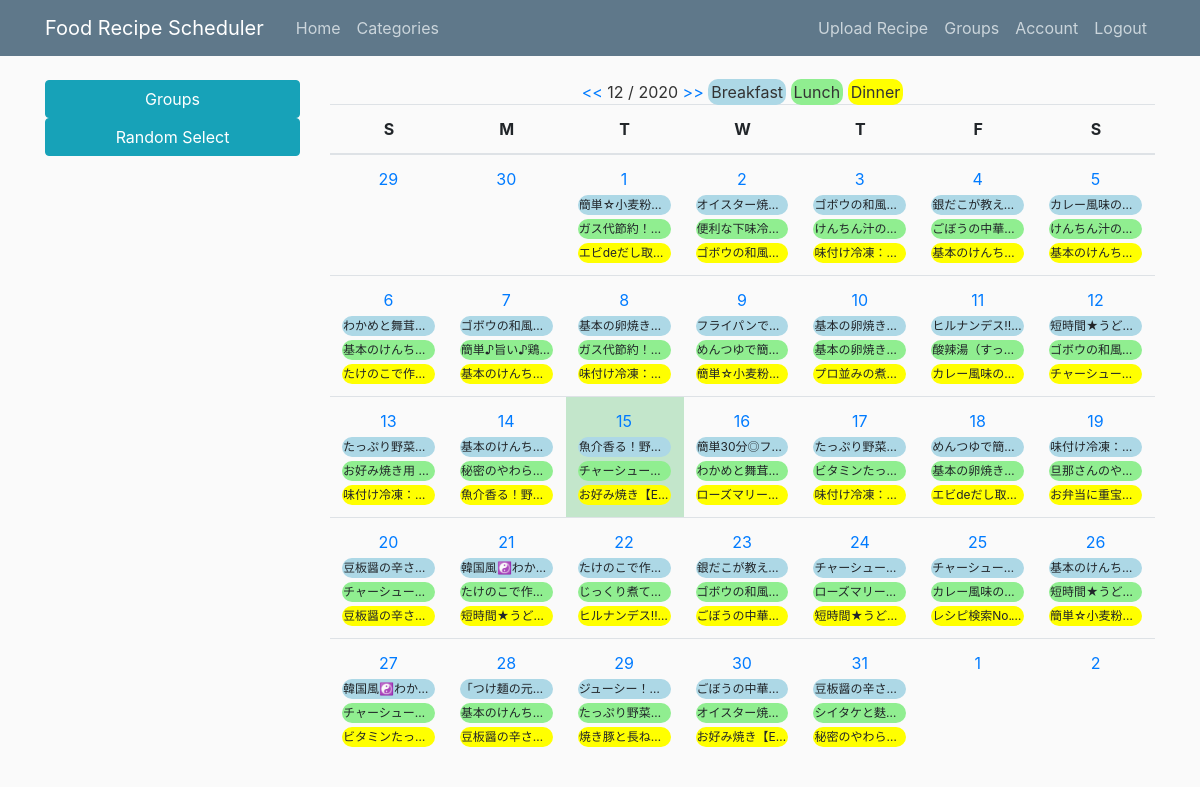
The app's page /home (signed in) with its own data.
### recipe_scheduler/models.py (models this page shows, shortened)
class Recipe(db.Model):
    __table_name__ = 'recipe'
    id = db.Column(db.Integer, primary_key=True)
    recipe_name = db.Column(db.String(100), unique=False, nullable=False)
    recipe_url = db.Column(db.String(2083), unique=False, nullable=False)
    description = db.Column(db.String(200), unique=False, nullable=False)
    category_id = db.Column(db.Integer, db.ForeignKey('category.id'),
                            nullable=False)
    events = db.relationship(
        'Event', backref='recipe', lazy=True, cascade="all")

### recipe_scheduler/main/routes.py (the view, shortened to what this page needs)
@main.route('/', methods=['GET', 'POST'])
@main.route('/home', methods=['GET', 'POST'])
@main.route('/home/<int:year>/<int:month>', methods=['GET', 'POST'])
@login_required
def home(year=None, month=None):
    select_group = request.form.get('group_options')
    sub_form = RandomEventForm()
    categories = Category.query.filter_by(group_id=current_user.current_group)\
        .order_by(Category.category_name).all()
    sub_form.categories.choices = [(r.id, r.category_name) for r in categories]
    if not select_group:
        select_group = current_user.current_group
    if not year and not month:
        dt_now = datetime.datetime.now(datetime.timezone(
            datetime.timedelta(hours=-8)))
        year, month = dt_now.year, dt_now.month
    my_calendar = MonthCalendar()
    context = my_calendar.get_context_data(year, month, select_group)
    user_list = current_user.user_groups
    return render_template('home.html', context=context, user_list=user_list,
                           select_group=int(select_group),
                           group_title="Groups", sub_form=sub_form)

### recipe_scheduler/main/utils.py (called while the page is built)
    def setup_calendar(self):
        self._calendar = calendar.Calendar(self.first_weekday)

    def get_week_names(self):
        week_names = deque(self.week_names)
        week_names.rotate(-self.first_weekday)
        return week_names

    def get_previous_month(self, date):
        if date.month == 1:
            return date.replace(year=date.year-1, month=12, day=1)
        else:
            return date.replace(month=date.month-1, day=1)

    def get_next_month(self, date):
        if date.month == 12:
            return date.replace(year=date.year+1, month=1, day=1)
        else:
            return date.replace(month=date.month+1, day=1)

    def get_month_days(self, date):
        return self._calendar.monthdatescalendar(date.year, date.month)

    def get_current_month(self, year, month):
        if month and year:
            month = datetime.date(year=int(year), month=int(month), day=1)
        else:
            month = datetime.date.today().replace(day=1)
        return month

    def get_month_schedules(self, start, end, days, group):
        check_event = Event.query.filter(
            Event.event_date.between(start, end)).filter_by(
            group_id=group).all()
        day_schedules = {day: {0: None, 1: None, 2: None} for week in days
                         for day in week}
        for e in check_event:
            r = Recipe.query.filter_by(id=e.recipe_id).first()
            if e.event_type == 0:
                day_schedules[e.event_date][0] = [r, e]
            elif e.event_type == 1:
                day_schedules[e.event_date][1] = [r, e]
            else:
                day_schedules[e.event_date][2] = [r, e]
        size = len(day_schedules)
        return [{key: day_schedules[key] for key in
                 itertools.islice(day_schedules, i, i + 7)} for i in
                range(0, size, 7)]

    def get_context_data(self, year, month, group):
        calendar_context = self.get_month_calendar(year, month, group)
        return calendar_context

### recipe_scheduler/models.py (called while the page is built)
@login_manager.user_loader
def loader_user(user_id):
    return User.query.get(int(user_id))

### recipe_scheduler/templates/home.html (shortened to what this page needs)
{% extends "layout.html" %}
{% block content %}
<div class="calendar-title">
    <a href="{{ url_for('main.home', year=context.month_previous.year,
        month=context.month_previous.month)}}"> << </a>
    {{ context.month_current.month}} / {{ context.month_current.year }}
    <a href="{{ url_for('main.home', year=context.month_next.year,
        month=context.month_next.month)}}"> >> </a>
    <a class="foodlegend foodkind-0">Breakfast</a>
    <a class="foodlegend foodkind-1">Lunch</a>
    <a class="foodlegend foodkind-2">Dinner</a>
</div>
<table class="table">
    <thead>
        <tr>
            {% for w in context.week_names %}
            <th>{{ w }}</th>
            {% endfor %}
        </tr>
    </thead>
    <tbody>
        {% for week in context.month_day_schedulers %}
        <tr class="rowcell">
            {% for day, schedules in week.items() %}
            {% if context.now == day %}
            <td class="table-success">
                {% else %}
            <td>
                {% endif %}
                <div class="gridcell">
                    <a class="nav-item nav-link calendar_day"
                        href="{{ url_for('events.new_event', day=day) }}">{{ day.day }} </a>
                    {% for cat, recipe in schedules.items() %}
                    {% if recipe[0] %}
                    <button type="button" class="btn btn-sm m-1 foodcell foodkind-{{cat}}" data-toggle="modal"
                        data-target="#recipeModal-{{day.day}}-{{cat}}">{{recipe[0].recipe_name}}</button>
                    {% endif %}
                    {% endfor %}
                </div>
            </td>
            {% endfor %}
        </tr>
        {% endfor %}
    </tbody>
</table>
{% endblock content %}

### recipe_scheduler/templates/layout.html (shortened to what this page needs)
<!DOCTYPE html>
<html lang="en">
<head>
    <link rel="stylesheet" href="https://stackpath.bootstrapcdn.com/bootstrap/4.3.1/css/bootstrap.min.css"
>
    <link rel="stylesheet" href="https://cdn.datatables.net/1.10.20/css/jquery.dataTables.min.css"
>
    <link rel="stylesheet" type="text/css" href="{{ url_for('static', filename='main.css') }}">
</head>
<body>
    <header class="site-header">
        <nav class="navbar navbar-expand-md navbar-dark bg-steel fixed-top">
            <div class="container">
                <a class="navbar-brand mr-4" href="/home">Food Recipe Scheduler</a>
                <div class="collapse navbar-collapse" id="navbarToggle">
                    <div class="navbar-nav mr-auto">
                        {% if current_user.is_authenticated %}
                        <a class="nav-item nav-link" href="{{ url_for('main.home') }}">Home</a>
                        <a class="nav-item nav-link" href="{{ url_for('categories.show_categories') }}">Categories</a>
                        {% endif %}
                    </div>
                    <div class="navbar-nav">
                        {% if current_user.is_authenticated %}
                        <a class="nav-item nav-link" href="{{ url_for('uploads.upload_recipe')}}">Upload Recipe</a>
                        <a class="nav-item nav-link" href="{{ url_for('users.show_groups')}}">Groups</a>
                        <a class="nav-item nav-link" href="{{ url_for('users.account')}}">Account</a>
                        <a class="nav-item nav-link" href="{{ url_for('users.logout')}}">Logout</a>
                        {% else %}
                        <a class="nav-item nav-link" href="{{ url_for('users.login')}}">Login</a>
                        <a class="nav-item nav-link" href="{{ url_for('users.register')}}">Register</a>
                        {% endif %}
                    </div>
                </div>
            </div>
        </nav>
    </header>
    <main role="main" class="container">
        <div class="row">
            <div class="sub-menu col-md-3 col-sm-3 col-3">
                {% include "sub_menu.html" %}
            </div>
            <div class="main-calendar col-md-9 col-sm-9 col-9">
                {% block content %}{% endblock %}
            </div>
        </div>
    </main>
</body>
</html>

### recipe_scheduler/templates/sub_menu.html (shortened to what this page needs)
{% if current_user.is_authenticated %}
    {% if group_title %}
<form name="myForm" action="{{ url_for('main.home') }}" method="post" id="submit-form-group">
    <button type="button" class="btn btn-info btn-block" data-toggle="collapse" data-target="#submenu-group">
        {{ group_title }}</button>
</form>
    {% endif%}
{% if sub_form %}
<form method="POST" action="" enctype="multipart/form-data">
    <button type="button" class="btn btn-info btn-block" data-toggle="collapse" data-target="#submenu-random">
        Random Select</button>
</form>
{% endif %}
{% endif %}

### recipe_scheduler/static/main.css (style rules this page uses)
body { background: #fafafa; color: #333333; margin-top: 5rem; height: 100%; }
.bg-steel { background-color: #5f788a; }
.site-header .navbar-nav .nav-link { color: #cbd5db; }
.nav-link { padding: 0px; }
.main-calendar { text-align: center; }
.row { height: 100%; }
table { table-layout: fixed; height: auto; }
.foodlegend { border-radius: 10px; font-size: 16px; padding: 3px; }
.rowcell { position: relative; overflow: hidden; diplay: flex; flex: 1 1 0%; }
.gridcell { flex: 1 1 0%; border-right: 1px solid transparent; overflow: hidden; }
.foodcell { overflow: hidden; white-space: nowrap; text-overflow: ellipsis; width: 100%; border-radius: 10px; font-size: 12px; padding: 0; }
.foodkind-0 { background-color: lightblue; }
.foodkind-1 { background-color: lightgreen; }
.foodkind-2 { background-color: yellow; }
td { height: 100px; }
.m-1 { margin: 0px!important; }
.calendar_day { padding: 0; }

### records on screen
Recipe: recipe_name "簡単☆小麦粉…" "簡単☆小麦粉…" "簡単☆小麦粉…"
Recipe: recipe_name "ガス代節約！…" "ガス代節約！…"
Recipe: recipe_name "エビdeだし取…" "エビdeだし取…"
Recipe: recipe_name "オイスター焼…" "オイスター焼…"
Recipe: recipe_name "便利な下味冷…"
Recipe: recipe_name "ゴボウの和風…" "ゴボウの和風…" "ゴボウの和風…" "ゴボウの和風…" "ゴボウの和風…"
Recipe: recipe_name "けんちん汁の…" "けんちん汁の…"
Recipe: recipe_name "味付け冷凍：…" "味付け冷凍：…" "味付け冷凍：…" "味付け冷凍：…" "味付け冷凍：…"
Recipe: recipe_name "銀だこが教え…" "銀だこが教え…"
Recipe: recipe_name "ごぼうの中華…" "ごぼうの中華…" "ごぼうの中華…"
Recipe: recipe_name "基本のけんち…" "基本のけんち…" "基本のけんち…" "基本のけんち…" "基本のけんち…" "基本のけんち…"
Recipe: recipe_name "カレー風味の…" "カレー風味の…" "カレー風味の…"
Recipe: recipe_name "わかめと舞茸…" "わかめと舞茸…"
Recipe: recipe_name "たけのこで作…" "たけのこで作…" "たけのこで作…"
Recipe: recipe_name "簡単♪旨い♪鶏…"
Recipe: recipe_name "基本の卵焼き…" "基本の卵焼き…" "基本の卵焼き…" "基本の卵焼き…"
Recipe: recipe_name "フライパンで…"
Recipe: recipe_name "めんつゆで簡…" "めんつゆで簡…"
Recipe: recipe_name "プロ並みの煮…"
Recipe: recipe_name "ヒルナンデス!!…" "ヒルナンデス!!…"
Recipe: recipe_name "酸辣湯（すっ…"
Recipe: recipe_name "短時間★うど…" "短時間★うど…" "短時間★うど…" "短時間★うど…"
Recipe: recipe_name "チャーシュー…" "チャーシュー…" "チャーシュー…" "チャーシュー…" "チャーシュー…" "チャーシュー…"
Recipe: recipe_name "たっぷり野菜…" "たっぷり野菜…" "たっぷり野菜…"
Recipe: recipe_name "お好み焼き用…"
Recipe: recipe_name "基本のけんち…"
Recipe: recipe_name "秘密のやわら…" "秘密のやわら…"
Recipe: recipe_name "魚介香る！野…" "魚介香る！野…"
Recipe: recipe_name "お好み焼き【E…" "お好み焼き【E…"
Recipe: recipe_name "簡単30分◎フ…"
Recipe: recipe_name "ローズマリー…" "ローズマリー…"
Recipe: recipe_name "ビタミンたっ…" "ビタミンたっ…"
Recipe: recipe_name "旦那さんのや…"
Recipe: recipe_name "お弁当に重宝…"
Recipe: recipe_name "豆板醤の辛さ…" "豆板醤の辛さ…" "豆板醤の辛さ…" "豆板醤の辛さ…"
Recipe: recipe_name "韓国風☯わか…" "韓国風☯わか…"
Recipe: recipe_name "じっくり煮て…"
Recipe: recipe_name "レシピ検索No.…"
Recipe: recipe_name "「つけ麺の元…"
Recipe: recipe_name "ジューシー！…"
Recipe: recipe_name "焼き豚と長ね…"
Recipe: recipe_name "シイタケと麩…"

### other values on screen
{{ group_title }} "Groups"
{{ context.month_current.month }} "12"
{{ context.month_current.year }} "2020"
{{ w }} "S" "M" "T" "W" "T" "F" "S"
{{ day.day }} "29" "30" "1" "2" "3" "4" "5" "6" "7" "8" "9" "10" "11" "12" "13" "14" "15" "16" "17" "18" "19" "20" "21" "22" "23" "24" "25" "26" "27" "28" "29" "30" "31" "1" "2"
